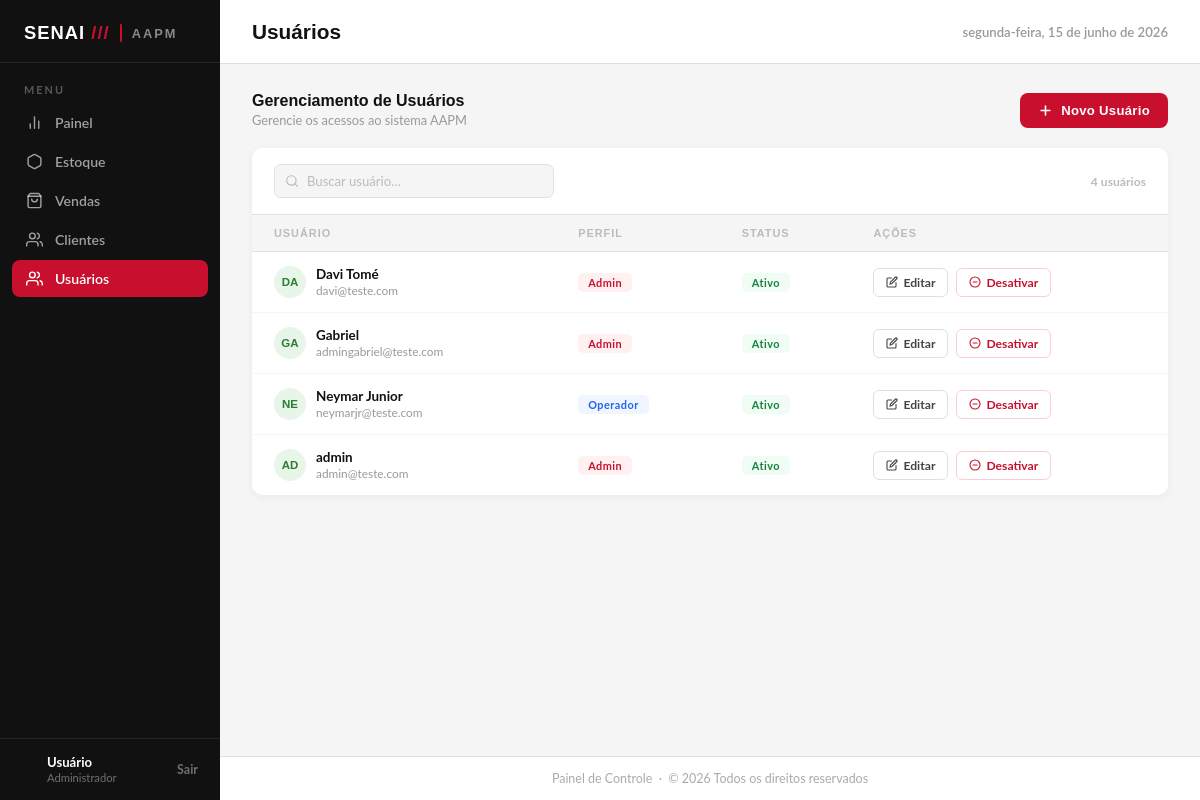
/usuarios/ (signed in), run on the app's committed database.
### app/models/usuario.py (models this page shows)
class Usuario(Base):
    __tablename__ = "usuarios"
    id = Column(Integer, primary_key=True, autoincrement=True)
    nome = Column(String(100), nullable=False)
    email = Column(String(150), unique=True, nullable=False)
    senha_hash = Column(String(255), nullable=False)
    role = Column(String(20), default="operador")
    ativo = Column(Boolean, default=True)
    criado_em = Column(DateTime, server_default=func.now())

### app/controllers/admin_controller.py (the view)
@router.get("/")
def listar_usuarios(
    request: Request,
    db: Session = Depends(get_db),
    admin = Depends(get_admin) # Bloqueia quem não é admin
):
    usuarios = db.query(Usuario).order_by(Usuario.nome).all()
    return templates.TemplateResponse(
        request,
        "usuarios/index.html",
        {
            "request": request,
            "admin": admin,
            "usuarios": usuarios
        }
    )

### app/templates/usuarios/index.html (shortened to what this page needs)
<!DOCTYPE html>
<html lang="pt-BR">
<head>
    <link rel="stylesheet" href="/static/css/usuarios.css" />
</head>
<body>
    <aside class="barra-lateral">
        <div class="barra-logo">
            <span class="barra-logo-texto">SENAI <span>///</span></span>
            <div class="barra-logo-separador"></div>
            <span class="barra-logo-sub">AAPM</span>
        </div>
        <span class="barra-menu-titulo">Menu</span>
        <ul class="barra-nav">
            <li>
                <a href="/">
                    <svg viewBox="0 0 24 24">
                        <line x1="18" y1="20" x2="18" y2="10" />
                        <line x1="12" y1="20" x2="12" y2="4" />
                        <line x1="6" y1="20" x2="6" y2="14" />
                    </svg>
                    Painel
                </a>
            </li>
            <li>
                <a href="/produtos/">
                    <svg viewBox="0 0 24 24">
                        <path
                            d="M21 16V8a2 2 0 0 0-1-1.73l-7-4a2 2 0 0 0-2 0l-7 4A2 2 0 0 0 3 8v8a2 2 0 0 0 1 1.73l7 4a2 2 0 0 0 2 0l7-4A2 2 0 0 0 21 16z" />
                    </svg>
                    Estoque
                </a>
            </li>
            <li>
                <a href="/pdv/">
                    <svg viewBox="0 0 24 24">
                        <path d="M6 2L3 6v14a2 2 0 0 0 2 2h14a2 2 0 0 0 2-2V6l-3-4z" />
                        <line x1="3" y1="6" x2="21" y2="6" />
                        <path d="M16 10a4 4 0 0 1-8 0" />
                    </svg>
                    Vendas
                </a>
            </li>
            <li>
                <a href="/clientes/">
                    <svg viewBox="0 0 24 24">
                        <path d="M17 21v-2a4 4 0 0 0-4-4H5a4 4 0 0 0-4 4v2" />
                        <circle cx="9" cy="7" r="4" />
                        <path d="M23 21v-2a4 4 0 0 0-3-3.87" />
                        <path d="M16 3.13a4 4 0 0 1 0 7.75" />
                    </svg>
                    Clientes
                </a>
            </li>
            <li>
                <a href="/usuarios/" class="ativo">
                    <svg viewBox="0 0 24 24">
                        <path d="M17 21v-2a4 4 0 0 0-4-4H5a4 4 0 0 0-4 4v2" />
                        <circle cx="9" cy="7" r="4" />
                        <path d="M23 21v-2a4 4 0 0 0-3-3.87" />
                        <path d="M16 3.13a4 4 0 0 1 0 7.75" />
                    </svg>
                    Usuários
                </a>
            </li>
        </ul>
        <div class="barra-rodape">
            <div class="barra-usuario">
                <div class="avatar-usuario">{{ usuario.nome[0] | upper if usuario else 'AD' }}</div>
                <div class="info-usuario">
                    <strong>{{ usuario.nome if usuario else 'Usuário' }}</strong>
                    <small>Administrador</small>
                </div>
            </div>
            <button class="btn-sair" onclick="window.location.href='/auth/logout'">
                Sair
            </button>
        </div>
    </aside>
    <div class="conteudo-principal">
        <header class="cabecalho-pagina">
            <h1>Usuários</h1>
            <span class="cabecalho-data" id="dataAtual"></span>
        </header>
        <main class="area-conteudo">
            <div class="topo-secao">
                <div>
                    <div class="topo-secao-titulo">Gerenciamento de Usuários</div>
                    <div class="topo-secao-sub">Gerencie os acessos ao sistema AAPM</div>
                </div>
                <button class="btn-novo" onclick="abrirModal()">
                    <svg viewBox="0 0 24 24">
                        <line x1="12" y1="5" x2="12" y2="19" />
                        <line x1="5" y1="12" x2="19" y2="12" />
                    </svg>
                    Novo Usuário
                </button>
            </div>
            <div class="card-tabela">
                <div class="card-tabela-cabecalho">
                    <div class="busca-wrapper">
                        <input type="text" class="busca-input" placeholder="Buscar usuário…" id="campoBusca"
                            oninput="filtrarTabela()" />
                    </div>
                    <span class="contagem-usuarios" id="contagemUsuarios"></span>
                </div>
                <table class="tabela-usuarios" id="tabelaUsuarios">
                    <thead>
                        <tr>
                            <th>Usuário</th>
                            <th>Perfil</th>
                            <th>Status</th>
                            <th>Ações</th>
                        </tr>
                    </thead>
                    <tbody id="corpoTabela">
                        {% for u in usuarios %}
                        <tr data-nome="{{ u.nome | lower }}" data-email="{{ u.email | lower }}">
                            <td>
                                <div class="usuario-cell">
                                    <div class="usuario-avatar {{ 'ativo-av' if u.ativo else '' }}">
                                        {{ u.nome[:2] }}
                                    </div>
                                    <div>
                                        <div class="usuario-info-nome">{{ u.nome }}</div>
                                        <div class="usuario-info-email">{{ u.email }}</div>
                                    </div>
                                </div>
                            </td>
                            <td>
                                <span class="tag role-{{ u.role | lower }}">{{ u.role }}</span>
                            </td>
                            <td>
                                <span class="tag status-{{ 'ativo' if u.ativo else 'inativo' }}">
                                    {{ "Ativo" if u.ativo else "Inativo" }}
                                </span>
                            </td>
                            <td>
                                <div class="acoes-cell">
                                    <button class="btn-acao editar"
                                        onclick="abrirModalEdicao('{{ u.id }}', '{{ u.nome }}', '{{ u.email }}', '{{ u.role }}')">
                                        <svg viewBox="0 0 24 24">
                                            <path d="M11 4H4a2 2 0 0 0-2 2v14a2 2 0 0 0 2 2h14a2 2 0 0 0 2-2v-7" />
                                            <path d="M18.5 2.5a2.121 2.121 0 0 1 3 3L12 15l-4 1 1-4 9.5-9.5z" />
                                        </svg>
                                        Editar
                                    </button>
                                    <form action="/usuarios/{{ u.id }}/toggle-ativo" method="post"
                                        style="display:inline">
                                        <button type="submit"
                                            class="btn-acao {{ 'desativar' if u.ativo else 'ativar' }}">
                                            {% if u.ativo %}
                                            <svg viewBox="0 0 24 24">
                                                <circle cx="12" cy="12" r="10" />
                                                <line x1="8" y1="12" x2="16" y2="12" />
                                            </svg>
                                            Desativar
                                            {% endif %}
                                        </button>
                                    </form>
                                </div>
                            </td>
                        </tr>
                        {% endfor %}
                    </tbody>
                </table>
            </div>
        </main>
        <footer class="rodape-admin">
            Painel de Controle &nbsp;·&nbsp; © 2026 Todos os direitos reservados
        </footer>
    </div>
</body>
</html>

### data on the page
Usuario: nome "DA", nome "Davi Tomé", email "davi@teste.com", role "Admin", ativo "Ativo", shows "Desativar"
Usuario: nome "GA", nome "Gabriel", email "admingabriel@teste.com", role "Admin", ativo "Ativo", shows "Desativar"
Usuario: nome "NE", nome "Neymar Junior", email "neymarjr@teste.com", role "Operador", ativo "Ativo", shows "Desativar"
Usuario: nome "AD", nome "admin", email "admin@teste.com", role "Admin", ativo "Ativo", shows "Desativar"

### other printed values
{{ usuario.nome if usuario else 'Usuário' }} "Usuário"
